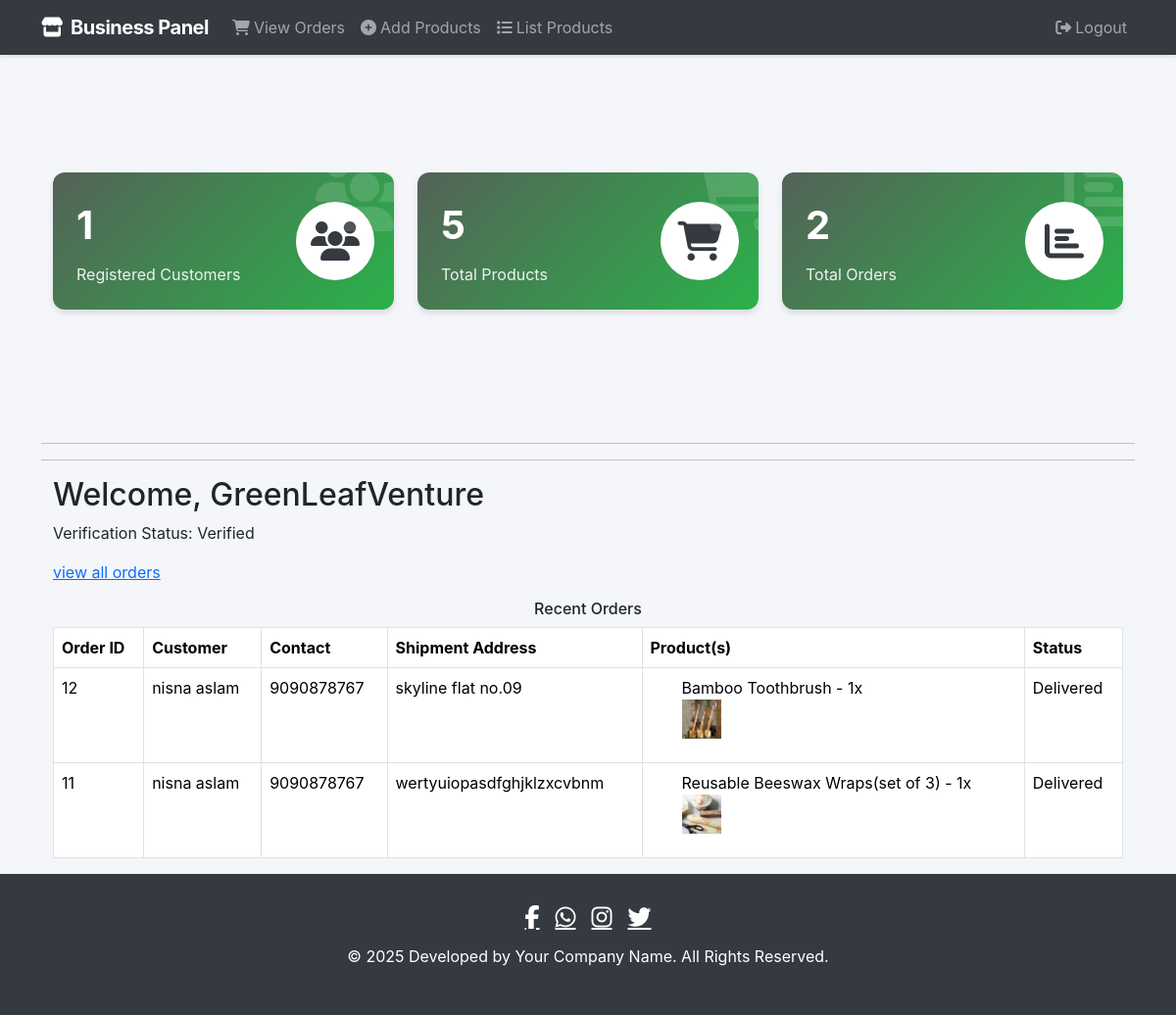
Before: /business-dashboard (signed in) with the older database file.
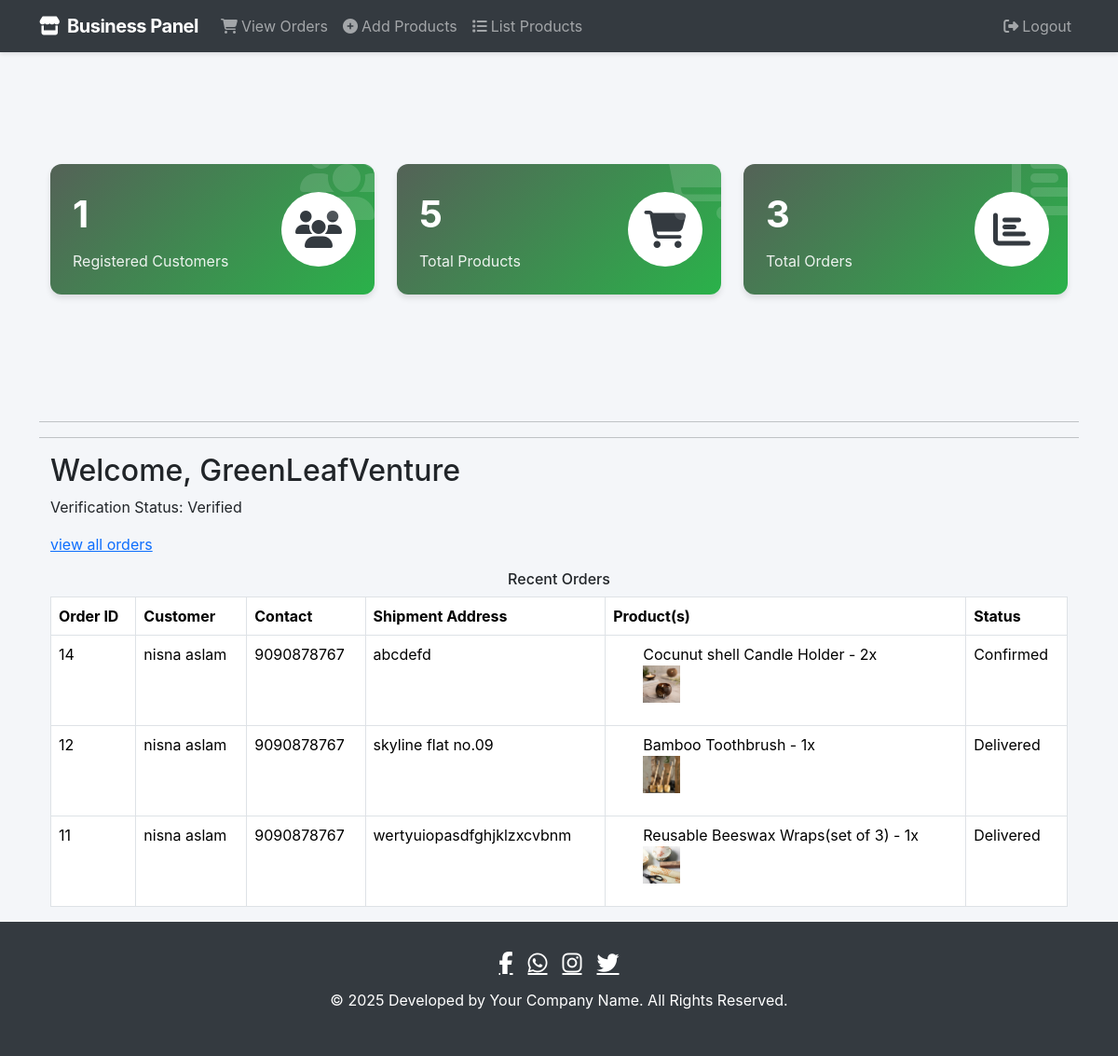
After: the same page with the newer database file.
### ecom/models.py (models this page shows, shortened)
class Business(models.Model):
    VERIFICATION_STATUS = (
        ('Verified', 'Verified'),
        ('Pending', 'Pending'),
        ('Rejected', 'Rejected'),
    )
    user = models.OneToOneField(User, on_delete=models.CASCADE)
    business_name = models.CharField(max_length=100)
    description = models.TextField()
    business_logo = models.ImageField(upload_to='business_logos/', null=True, blank=True)
    website = models.URLField(max_length=100, null=True, blank=True)
    sustainability_score = models.DecimalField(max_digits=5, decimal_places=2, null=True, blank=True)
    verification_status = models.CharField(max_length=20, choices=VERIFICATION_STATUS, default='Pending')
    created_at = models.DateTimeField(auto_now_add=True)

class Orders(models.Model):
    STATUS =(
        ('Pending','Pending'),
        ('Order Confirmed','Order Confirmed'),
        ('Out for Delivery','Out for Delivery'),
        ('Delivered','Delivered'),
    )
    SHIPPING_METHODS = (
        ('standard', 'Standard Shipping'),
        ('express', 'Express Shipping'),
        ('eco', 'Eco-Friendly Shipping'),
    )
    customer=models.ForeignKey('Customer', on_delete=models.CASCADE,null=True)
    email = models.CharField(max_length=50,null=True)
    address = models.CharField(max_length=500,null=True)
    mobile = models.CharField(max_length=20,null=True)
    order_date= models.DateField(auto_now_add=True,null=True)
    total_amount=models.DecimalField(max_digits=10,decimal_places=2,null=True)
    total_carbon_footprint = models.DecimalField(max_digits=10, decimal_places=2)
    shipping_method = models.CharField(max_length=50, choices=SHIPPING_METHODS)
    shipping_carbon_offset = models.DecimalField(max_digits=10, decimal_places=2, null=True, blank=True)
    status=models.CharField(max_length=50,null=True,choices=STATUS,default='Pending')
    is_paid = models.CharField(max_length=20,default=False,null=True,blank=True)
    razorpay_order_id = models.CharField(max_length=100, null=True, blank=True)

class Customer(models.Model):
    user=models.OneToOneField(User,on_delete=models.CASCADE)
    profile_pic= models.ImageField(upload_to='profile_pic/CustomerProfilePic/',null=True,blank=True)
    address = models.CharField(max_length=40)
    mobile = models.CharField(max_length=20,null=False)
    @property
    def get_name(self):
        return self.user.first_name+" "+self.user.last_name

class OrderItem(models.Model):
    order = models.ForeignKey(Orders, on_delete=models.CASCADE)
    product = models.ForeignKey('Product', on_delete=models.CASCADE)
    quantity = models.PositiveIntegerField(default=1)
    carbon_footprint = models.DecimalField(max_digits=10, decimal_places=2)

class Product(models.Model):
    seller = models.ForeignKey(User, on_delete=models.CASCADE)  # Add this field
    name=models.CharField(max_length=40)
    product_image= models.ImageField(upload_to='product_image/',null=True,blank=True)
    price = models.PositiveIntegerField()
    description=models.CharField(max_length=40)
    category = models.ForeignKey(ProductCategory, on_delete=models.CASCADE, related_name='products')
    stock_quantity = models.PositiveIntegerField(default=0)
    sustainability_score = models.DecimalField(max_digits=5, decimal_places=2, null=True, blank=True)
    carbon_footprint = models.DecimalField(max_digits=10, decimal_places=2, default=0)
    materials_footprint = models.DecimalField(max_digits=10, decimal_places=2,null=True)
    production_footprint = models.DecimalField(max_digits=10, decimal_places=2,null=True)
    packaging_footprint = models.DecimalField(max_digits=10, decimal_places=2,null=True)
    transportation_footprint = models.DecimalField(max_digits=10, decimal_places=2,null=True)
    disposal_footprint = models.DecimalField(max_digits=10, decimal_places=2,null=True)
    materials_source = models.TextField(null=True)
    production_method = models.TextField(null=True)
    disposal_instructions = models.TextField(null=True)
    certification_details = models.TextField(null=True, blank=True)
    last_updated = models.DateTimeField(auto_now=True,null=True)

### ecom/views.py (the view)
# urls.py: path('business-dashboard', views.business_dashboard_view, name='business-dashboard'),
@login_required(login_url='businesslogin')
def business_dashboard_view(request):
    business = request.user.business
    products = models.Product.objects.filter(seller=request.user)  # Get all products by this business
    customercount = models.Customer.objects.all().count()
    orders = models.Orders.objects.filter(orderitem__product__in=products).distinct()
    context = {
        'business': business,
        'productcount': products.count(),
        'ordercount': orders.count(),
        'recent_orders': orders.order_by('-order_date')[:5],
        'customercount':customercount
    }
    return render(request, 'ecom/business_dashboard.html', context)

### templates/ecom/business_dashboard.html
{% extends 'ecom/business_base.html' %}
{% load static %}
{% block content %}
<br>
{% include 'ecom/business_dashboard_cards.html' %}
<br><br><br><br><br>
<hr><hr>
<div class="container">
    <div class="business-header">
        <h2>Welcome, {{ business.business_name }}</h2>
        <p>Verification Status: {{ business.verification_status }}</p>
        <p><a href="{%url 'business-view-orders'%}">view all orders</a></p>
    </div>
    <div class="panel panel-danger">
        <div class="panel-heading" style="text-align:center;">
            <h6 class="panel-title">Recent Orders</h6>
        </div>
        <table class="table table-hover table-bordered" id="dev-table">
            <thead>
                <tr>
                    <th>Order ID</th>
                    <th>Customer</th>
                    <th>Contact</th>
                    <th>Shipment Address</th>
                    <th>Product(s)</th>
                    <th>Status</th>
                </tr>
            </thead>
            <tbody>
                {% for order in recent_orders %}
                <tr>
                    <td>{{ order.id }}</td>
                    <td>{{ order.customer.get_name }}</td>
                    <td>{{ order.customer.mobile }}</td>
                    <td>{{ order.address }}</td>
                    <td>
                        <ul>
                            {% for item in order.orderitem_set.all %}
                                <li>
                                    {{ item.product.name }} - {{ item.quantity }}x
                                    <img src="{{ item.product.product_image.url }}" alt="Product Image" height="40px" width="40px">
                                </li>
                            {% endfor %}
                        </ul>
                    </td>
                    <td>
                        {% if order.status == 'Pending' %}
                            <span class="label label-info">{{ order.status }}</span>
                        {% elif order.status == 'Delivered' %}
                            <span class="label label-success">{{ order.status }}</span>
                        {% elif order.status == 'Out for Delivery' %}
                            <span class="label label-warning">{{ order.status }}</span>
                        {% else %}
                            <span class="label label-primary">{{ order.status }}</span>
                        {% endif %}
                    </td>
                </tr>
                {% endfor %}
            </tbody>
        </table>
    </div>
</div>
{% endblock content %}

### templates/ecom/business_base.html (shortened to what this page needs)
{% load static %}
<!DOCTYPE html>
<html lang="en">
<head>
<link href="https://cdn.jsdelivr.net/npm/tailwindcss@2.2.19/dist/tailwind.min.css" rel="stylesheet">
    <link href="https://cdn.jsdelivr.net/npm/bootstrap@5.3.2/dist/css/bootstrap.min.css" rel="stylesheet">
    <link href="https://cdnjs.cloudflare.com/ajax/libs/font-awesome/6.4.2/css/all.min.css" rel="stylesheet">
</head>
<body>
    <nav class="navbar navbar-expand-lg navbar-dark fixed-top" style="background-color: var(--primary-color);">
        <div class="container">
            <a href="{% url 'business-dashboard' %}" class="navbar-brand">
                <i class="fas fa-store me-2"></i>Business Panel
            </a>
            <div class="collapse navbar-collapse" id="navbarNav">
                <ul class="navbar-nav me-auto">
                    <li class="nav-item">
                        <a href="{% url 'business-view-orders' %}" class="nav-link">
                            <i class="fas fa-shopping-cart me-1"></i>View Orders
                        </a>
                    </li>
                    <li class="nav-item">
                        <a href="{% url 'business-add-product' %}" class="nav-link">
                            <i class="fas fa-plus-circle me-1"></i>Add Products
                        </a>
                    </li>
                    <li class="nav-item">
                        <a href="{% url 'business-products' %}" class="nav-link">
                            <i class="fas fa-list me-1"></i>List Products
                        </a>
                    </li>
                </ul>
                <ul class="navbar-nav">
                    <li class="nav-item">
                        <a href="/business-logout" class="nav-link">
                            <i class="fas fa-sign-out-alt me-1"></i>Logout
                        </a>
                    </li>
                </ul>
            </div>
        </div>
    </nav>
    <main class="container mt-4">
        {% block content %}
        {% endblock %}
    </main>
    <footer>
        <div class="container text-center">
            <div class="social-icons">
                <a href="#" class="fab fa-facebook-f"></a>
                <a href="#" class="fab fa-whatsapp"></a>
                <a href="#" class="fab fa-instagram"></a>
                <a href="#" class="fab fa-twitter"></a>
            </div>
            <p>&copy; {% now "Y" %} Developed by Your Company Name. All Rights Reserved.</p>
        </div>
    </footer>
</body>
</html>

### templates/ecom/business_dashboard_cards.html (shortened to what this page needs)
{% load static %}
<!DOCTYPE html>
<html lang="en">
<head>
    <link href="https://cdn.jsdelivr.net/npm/bootstrap@5.3.2/dist/css/bootstrap.min.css" rel="stylesheet">
    <link href="https://cdnjs.cloudflare.com/ajax/libs/font-awesome/6.4.2/css/all.min.css" rel="stylesheet">
</head>
<body>
    <div class="container mt-5">
        <div class="row g-4">
            <div class="col-md-4">
                <div class="dashboard-card clr-block-2 position-relative">
                    <div class="dashboard-card-content">
                        <div class="dashboard-card-number">{{ customercount }}</div>
                        <div class="dashboard-card-label">Registered Customers</div>
                        <i class="fas fa-users dashboard-card-icon"></i>
                    </div>
                    <div class="icon-container">
                        <i class="fas fa-users"></i>
                    </div>
                </div>
            </div>
            <div class="col-md-4">
                <div class="dashboard-card clr-block-2 position-relative">
                    <div class="dashboard-card-content">
                        <div class="dashboard-card-number">{{ productcount }}</div>
                        <div class="dashboard-card-label">Total Products</div>
                        <i class="fas fa-shopping-cart dashboard-card-icon"></i>
                    </div>
                    <div class="icon-container">
                        <i class="fas fa-shopping-cart"></i>
                    </div>
                </div>
            </div>
            <div class="col-md-4">
                <div class="dashboard-card clr-block-2 position-relative">
                    <div class="dashboard-card-content">
                        <div class="dashboard-card-number">{{ ordercount }}</div>
                        <div class="dashboard-card-label">Total Orders</div>
                        <i class="fas fa-chart-bar dashboard-card-icon"></i>
                    </div>
                    <div class="icon-container">
                        <i class="fas fa-chart-bar"></i>
                    </div>
                </div>
            </div>
        </div>
    </div>
</body>
</html>

### templates/ecom/business_base.html (style rules this page uses)
:root { --primary-color: #343a40; --secondary-color: #6c757d; }
body { font-family: 'Inter', -apple-system, BlinkMacSystemFont, 'Segoe UI', Roboto, 'Helvetica Neue', Arial, sans-serif; padding-top: 80px; display: flex; flex-direction: column; min-height: 100vh; }
.navbar { box-shadow: 0 2px 4px rgba(0,0,0,0.1); transition: all 0.3s ease; }
.navbar-brand { font-weight: 700; letter-spacing: -0.5px; }
.nav-link { font-weight: 500; transition: color 0.2s ease; }
main { flex: 1; }
footer { background-color: var(--primary-color); color: white; padding: 2rem 0; }
.social-icons { display: flex; justify-content: center; gap: 1rem; margin-bottom: 1rem; }
.social-icons a { color: white; font-size: 1.5rem; transition: transform 0.2s ease; }

### templates/ecom/business_dashboard_cards.html (style rules this page uses)
:root { --primary-red: #DC3545; --primary-green: #546257; --primary-gray: #6C757D; --dark-overlay: #3C3C3C; }
body { background-color: #f4f6f9; font-family: 'Inter', -apple-system, BlinkMacSystemFont, 'Segoe UI', Roboto, Arial, sans-serif; }
.dashboard-card { border: none; border-radius: 12px; box-shadow: 0 4px 6px rgba(0, 0, 0, 0.1); transition: all 0.3s ease; overflow: hidden; }
.dashboard-card-icon { position: absolute; top: -20px; right: -20px; opacity: 0.7; font-size: 5rem; color: rgba(255, 255, 255, 0.2); }
.dashboard-card-content { position: relative; z-index: 10; color: white; padding: 1.5rem; }
.dashboard-card-number { font-size: 2.5rem; font-weight: 700; margin-bottom: 0.5rem; }
.dashboard-card-label { font-size: 1rem; opacity: 0.9; }
.clr-block-2 { background: linear-gradient(135deg, var(--primary-green), #2AB24A); }
.icon-container { background-color: white; width: 80px; height: 80px; border-radius: 50%; display: flex; align-items: center; justify-content: center; position: absolute; top: 50%; right: 20px; transform: translateY(-50%); }
.icon-container i { color: #343A40; font-size: 2.5rem; }

Changed rows visible on the page:
added Orders: id "14", customer.get_name "nisna aslam", customer.mobile "9090878767", address "abcdefd", status "Confirmed"
added OrderItem: product.name "Cocunut shell Candle Holder", quantity "2", product.product_image (picture), shown under "14"
Other visible differences:
{{ ordercount }}: "2" → "3"
